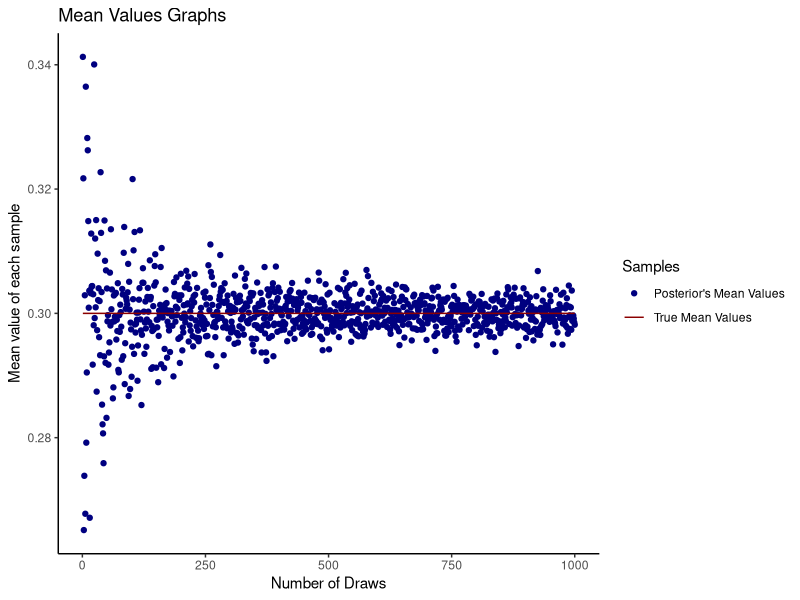
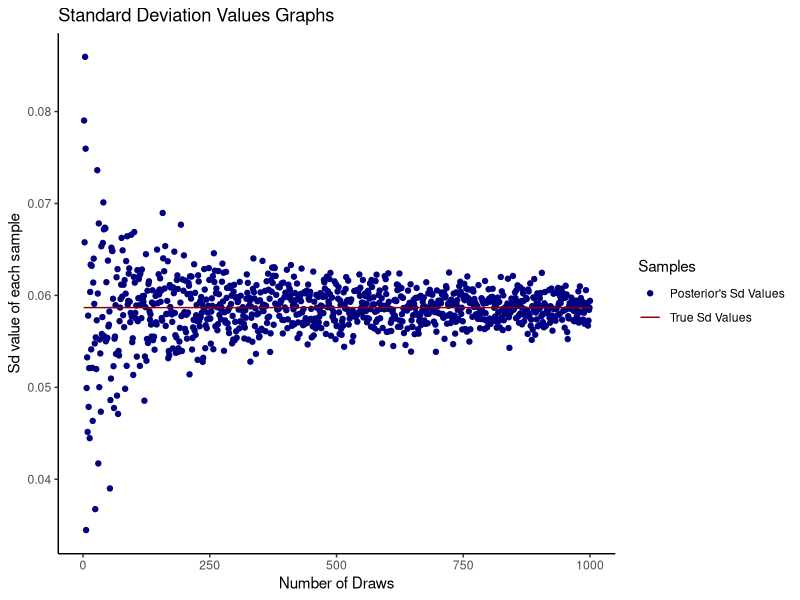
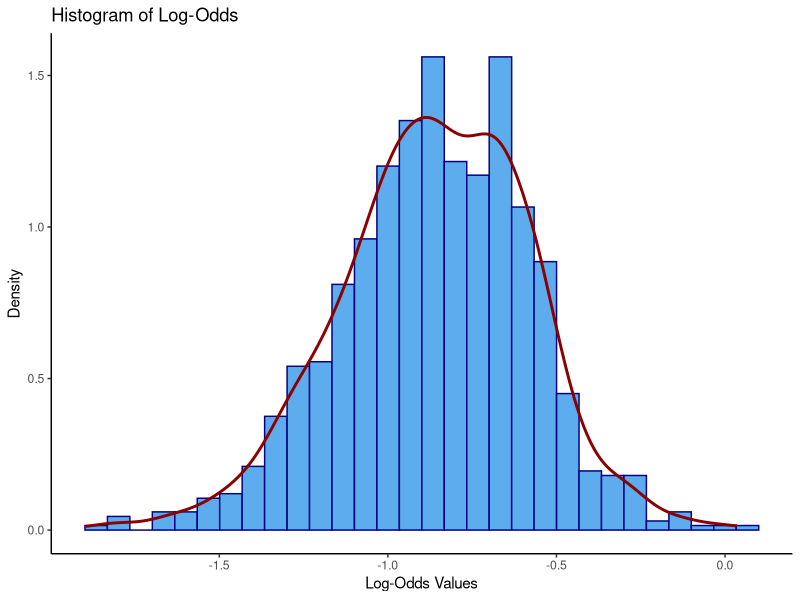
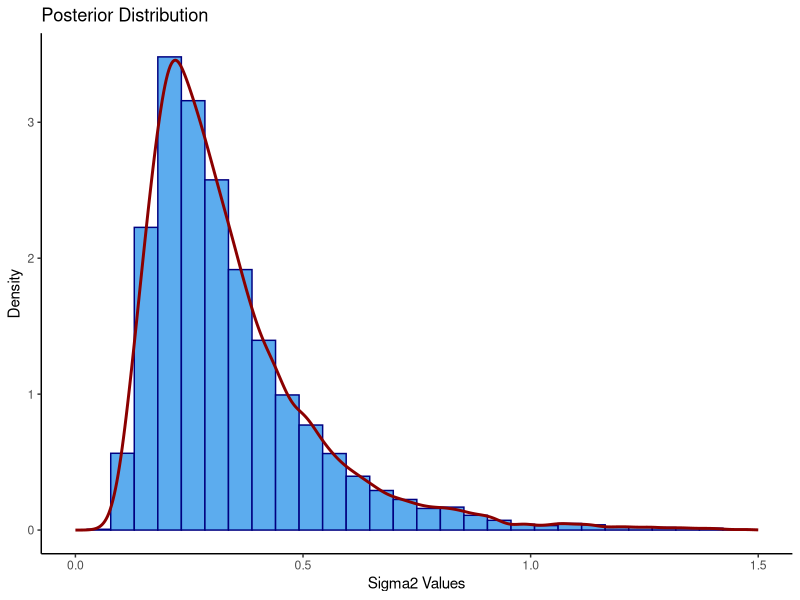
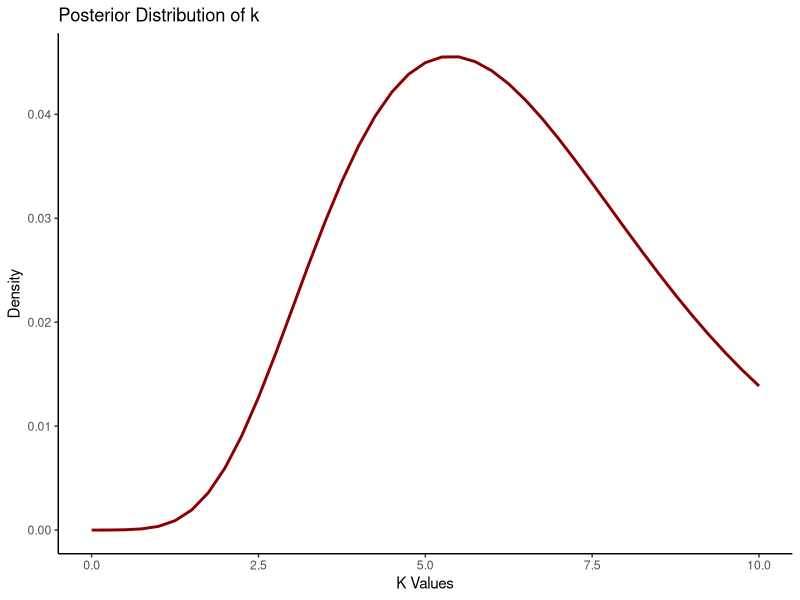

Recreate these plots in R, in order.
## ---- chunk 1
knitr::opts_chunk$set(echo = TRUE, warning = FALSE)
knitr::opts_chunk$set(tidy.opts = list(width.cutoff = 60), tidy = TRUE)

## ---- chunk 2
#____________________________Assignment 1____________________________#

#Task 1a

#parameters
a0 <- 5
b0 <- 5
n <- 50
s <- 13
f <- 50 - 13

#true mean
mean_true <- (a0 + s)/(a0 + s + b0 + f)
#true var
var_true <- ((a0 + s)*(b0 + f)) / (((a0 + s + b0 + f)^2)*(a0 + s + b0 + f + 1))
#true sd
sd_true <- sqrt(var_true)

## ---- chunk 3
set.seed(12345)

#calculate posterior's mean
mean_posterior = c()
for (i in 1:1000) {
  #rbeta generates random deviates
  mean_posterior[i] = mean(rbeta(n = i, shape1 = a0 + s, shape2 = b0 + f)) 
}

#calculate posterior's sd
sd_posterior = c()
for (i in 1:1000) {
  sd_posterior[i] = sd(rbeta(n = i, shape1 = a0 + s, shape2 = b0 + f))
}

#data for plots
df_plot1 <- data.frame("draws" = 1:1000,
                       "mean_true" = mean_true,
                       "sd_true" = sd_true,
                       "mean_posterior" = mean_posterior,
                       "sd_posterior" = sd_posterior)

library(ggplot2)

#plot of mean values
ggplot(df_plot1) +
  geom_point(aes( x = draws, y = mean_posterior, color = "nany")) +
  geom_line(aes(x = draws, y = mean_true, color = "red4")) +
  theme(legend.position="right") +
  scale_color_manual(values=c('navy','red4'),
                     name = "Samples",
                     labels = c("Posterior's Mean Values","True Mean Values" )) +
  ggtitle("Mean Values Graphs") +
  xlab("Number of Draws") +
  ylab("Mean value of each sample") +
  theme_classic()

## ---- chunk 4
# plot of sd values
ggplot(df_plot1) +
  geom_point(aes( x = draws, y = sd_posterior, color = "nany")) +
  geom_line(aes(x = draws, y = sd_true, color = "red4")) +
  theme(legend.position="right") +
  scale_color_manual(values=c('navy','red4'),
                     name = "Samples",
                     labels = c("Posterior's Sd Values","True Sd Values" )) +
  ggtitle("Standard Deviation Values Graphs") +
  xlab("Number of Draws") +
  ylab("Sd value of each sample") +
  theme_classic()

## ---- chunk 5
#Task 1b

set.seed(12345)

#generates 1,000 random deviates.
posterior_sample <- rbeta(n = 1000, shape1 = a0+s, shape2 = b0+f)

#posterior probability
posterior_prob <- sum(posterior_sample < 0.3)/1000

#exact posterior prob
#pbeta the distribution function
exact_prob <- pbeta(q = 0.3, shape1 = a0+s, shape2 = b0+f)

## ---- chunk 6
#Task 1c

#log-odds 
phi <- log(posterior_sample/(1-posterior_sample))

#data for plot
df_plot2 <- data.frame("phi" = phi)

#plot of log-odds
ggplot(df_plot2, aes(x=phi)) +
  geom_histogram(bins = 30, color = "navy", fill = "steelblue2", aes(y=..density..)) +
  geom_density(colour = "red4", size = 1) +
  ggtitle("Histogram of Log-Odds") +
  xlab("Log-Odds Values") +
  ylab("Density") +
  theme_classic()

## ---- chunk 7
#____________________________Assignment 2____________________________#

#Task 2a

#observations
obs <- c(33,24,48,32,55,74,23,76,17)

#tau^2 
tau_2 <- sum((log(obs) - 3.5)^2)/9


#generates 10,000 random deviates.
set.seed(12345)
sigma2 <- c()
for (i in 1:10000){
  sigma2[i] <- 9*tau_2 / rchisq(1,9)
}

#data for plot
df_plot2 <- data.frame("sigma2" = sigma2)

#plot
ggplot(df_plot2, aes(x=sigma2)) +
  geom_histogram(bins = 30, color = "navy", fill = "steelblue2", aes(y=..density..)) +
  geom_density(colour = "red4", size = 1) +
  scale_x_continuous(limits = c(0,1.5)) +
  ggtitle("Posterior Distribution") +
  xlab("Sigma2 Values") +
  ylab("Density") +
  theme_classic()

## ---- chunk 8
#Task 2b

#Gini calculation 
gini <- 2*pnorm(sqrt(sigma2)/sqrt(2)) - 1

## ---- chunk 9
#Task 2c

#producing sample quantiles corresponding to the probabilities
interval <- quantile(gini, probs = c(0.025,0.975))
## ---- chunk 10

#table for the interval
df_intervals <- data.frame("lower_bound" = interval[1], "upper_bound" = interval[2])
colnames(df_intervals) <- c("lower bound", "upper bound")
rownames(df_intervals) <- c("95% Equal Tail Credible Interval")
knitr::kable(df_intervals)

## ---- chunk 11
#Task 2d

#kernel density estimation
gini_density <- density(gini)

df_density <- data.frame(
  #the n coordinates of the points where the density is estimated
  "coord" = gini_density$x,
  #the estimated density values
  "estimated_vals" = gini_density$y)

#order/sort the estimated density values
df_density <- df_density[order(gini_density$y, decreasing = TRUE),]

#calculate the probs
df_density$probs <- cumsum(df_density$estimated_vals)/sum(df_density$estimated_vals)

#get the indexes
index <- which(df_density$probs <= 0.95)

#get the probs
hdps <- df_density[index,]

#low hdpi
low_hdpi <- min(hdps$coord)
#upper hdpi
upp_hdpi <- max(hdps$coord)

intervals <- data.frame("lower_bound" = c(interval[1],low_hdpi), "upper_bound" = c(interval[2],upp_hdpi))
rownames(intervals) <- c("95% Equal Tail Credible Interval","95% Highest Posterior Density Interval")

knitr::kable(intervals)
## ---- chunk 12
#____________________________Assignment 3____________________________#

#Task 3a

#data
degrees <- c(285, 296, 314, 20, 299, 296, 40, 303, 326, 308)
radians = c(-2.44, 2.14, 2.54, 1.83, 2.02, 2.33, -2.79, 2.23, 2.07, 2.02)

#kappa values 
k <- seq(0,10,0.25)

#unormalised posterior
posterior <- exp(k*sum(cos(radians-2.51))-1)/(besselI(x = k, nu=0)^9)

#normalising constant/marginal likelihood
norm_constant <- sum(posterior)

#normalised posterior
norm_posterior <- posterior/norm_constant

#data for plotting
df_plot3 <- data.frame("k"=k, "posterior_vals"=norm_posterior)

#plot 
ggplot(df_plot3) +
  geom_line(aes(x=k, y=posterior_vals),colour = "red4", size = 1) +
  ggtitle("Posterior Distribution of k") +
  xlab("K Values") +
  ylab("Density") +
  theme_classic()

## ---- chunk 13
#Task 3b

#get the index of the max value
max_index <- which.max(norm_posterior)

#get the max value
k_mode <- norm_posterior[max_index]
